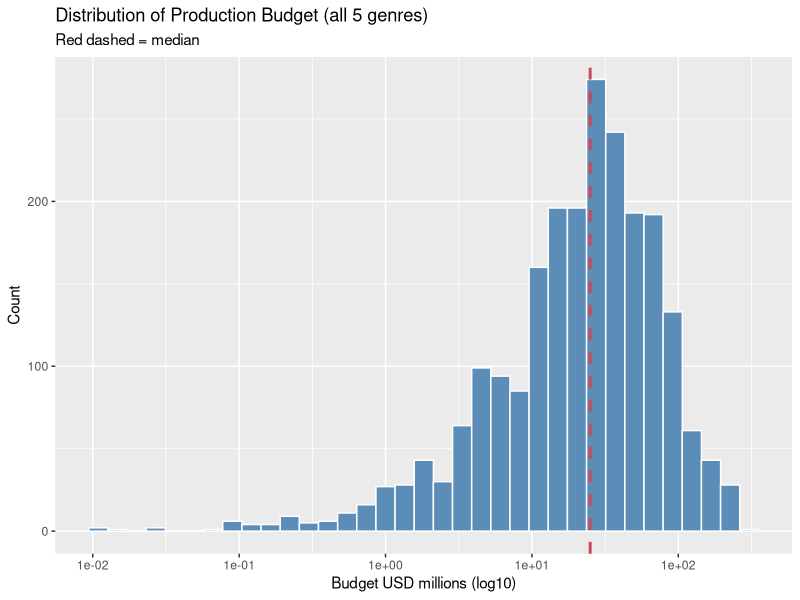
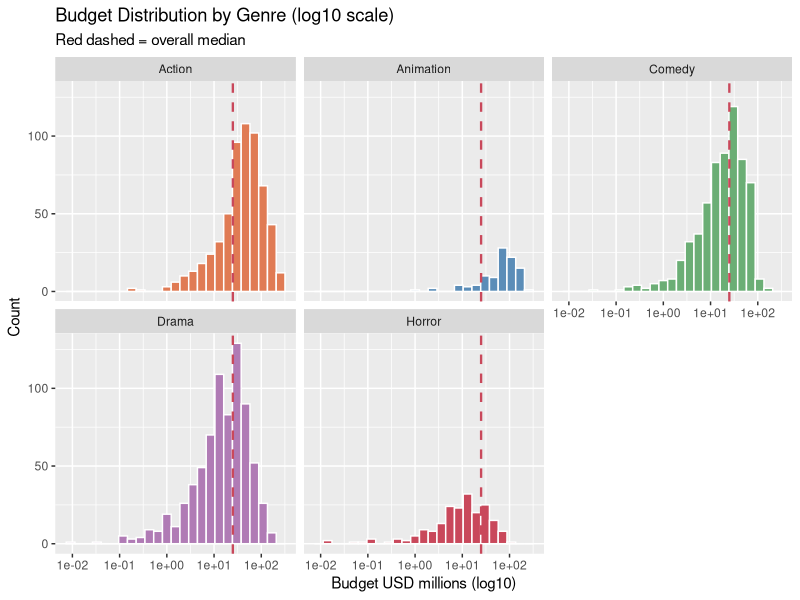
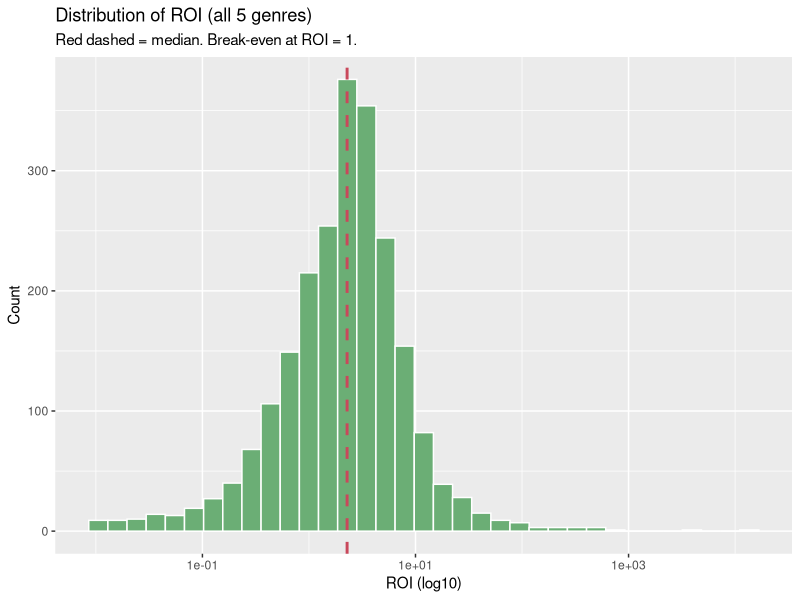
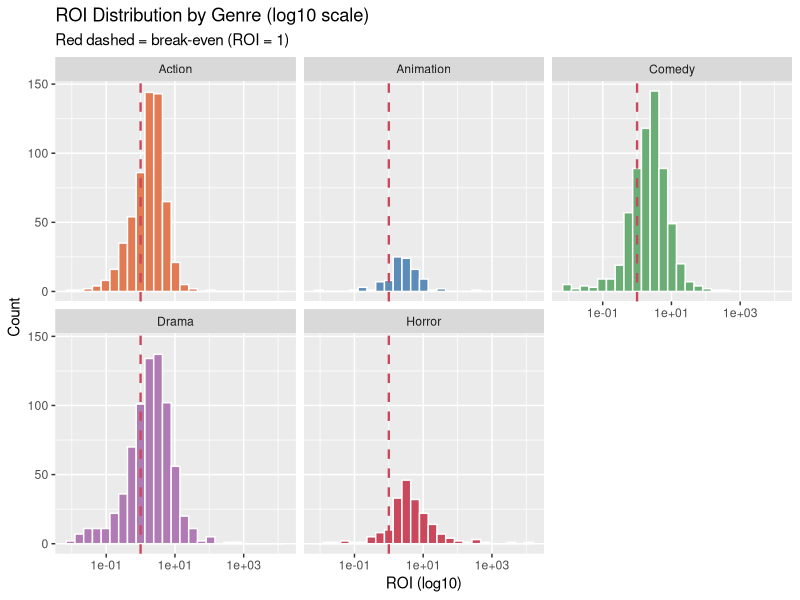
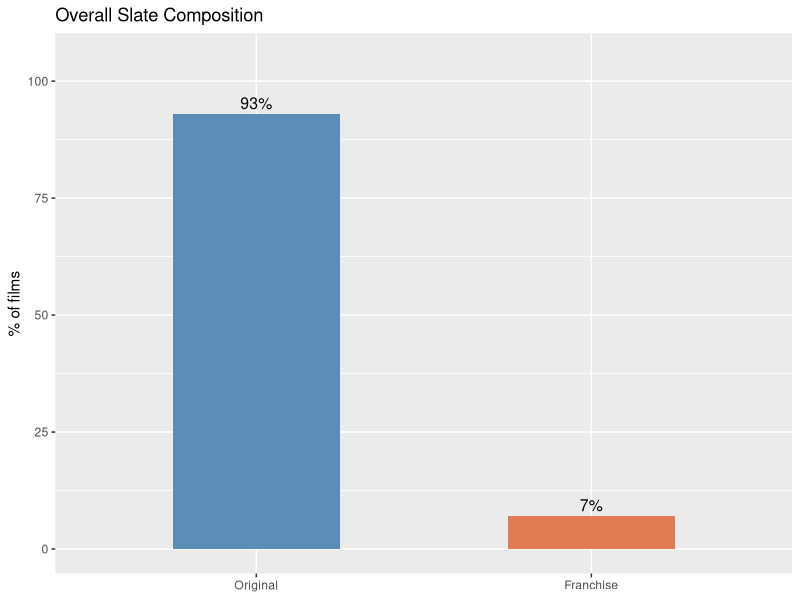
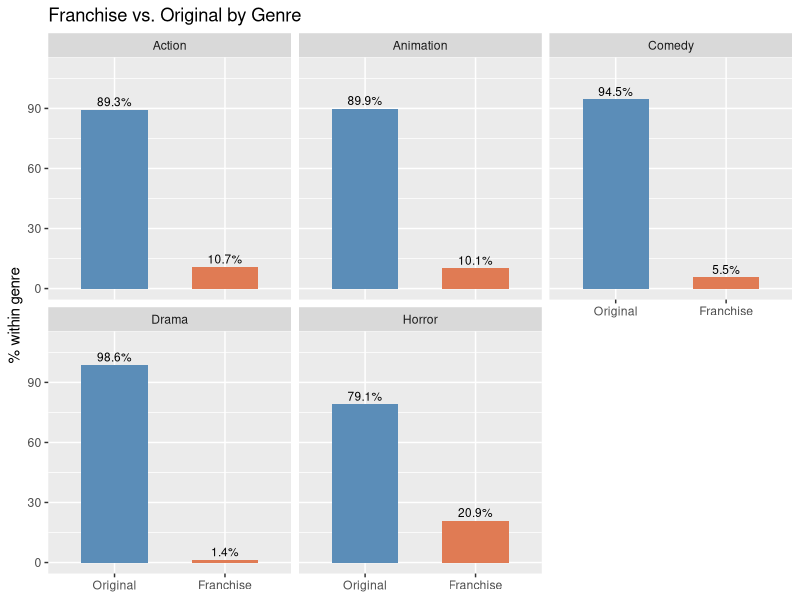
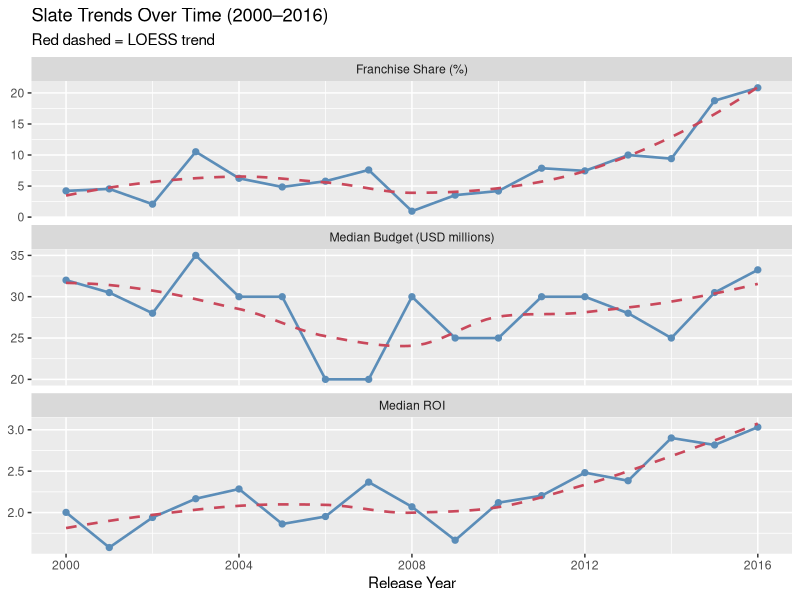

Generate these figures, in order, with R:
## ---- chunk 1
library(tidyverse)
movies <- read.csv("data/movies.csv")


target_genres <- c("Action", "Comedy", "Drama", "Horror", "Animation")

movies_5 <- movies |>
  filter(primary_genre %in% target_genres)

movies_clean <- movies_5 |>
  filter(budget >= 10000, revenue > 0) |>
  mutate(
    budget_m         = budget / 1e6,
    franchise_status = factor(franchise_status,
                               levels = c("Original", "Franchise"))
  )
## ---- chunk 2
# Budget
movies_clean |>
  summarise(
    n      = n(),
    mean   = round(mean(budget_m),           1),
    median = round(median(budget_m),         1),
    sd     = round(sd(budget_m),             1),
    Q1     = round(quantile(budget_m, 0.25), 1),
    Q3     = round(quantile(budget_m, 0.75), 1),
    max    = round(max(budget_m),            0)
  )

# ROI
movies_clean |>
  summarise(
    n      = n(),
    mean   = round(mean(roi),           2),
    median = round(median(roi),         2),
    sd     = round(sd(roi),             2),
    Q1     = round(quantile(roi, 0.25), 2),
    Q3     = round(quantile(roi, 0.75), 2),
    max    = round(max(roi),            0)
  )

# Franchise status
movies_clean |>
  count(franchise_status) |>
  mutate(pct = round(n / sum(n) * 100, 1))
## ---- chunk 3
genre_colours <- c(
  Action    = "#E07B54",
  Animation = "#5B8DB8",
  Comedy    = "#6BAE75",
  Drama     = "#B07BB5",
  Horror    = "#C9485B"
)
## ---- chunk 4
# Overall budget distribution
ggplot(movies_clean, aes(x = budget_m)) +
  geom_histogram(bins = 35, fill = "#5B8DB8", colour = "white") +
  scale_x_log10() +
  geom_vline(xintercept = median(movies_clean$budget_m),
             colour = "#C9485B", linewidth = 1, linetype = "dashed") +
  labs(
    title    = "Distribution of Production Budget (all 5 genres)",
    subtitle = "Red dashed = median",
    x        = "Budget USD millions (log10)",
    y        = "Count"
  )

# Budget by genre
ggplot(movies_clean, aes(x = budget_m, fill = primary_genre)) +
  geom_histogram(bins = 25, colour = "white") +
  scale_x_log10() +
  scale_fill_manual(values = genre_colours) +
  facet_wrap(~ primary_genre, ncol = 3) +
  geom_vline(xintercept = median(movies_clean$budget_m),
             colour = "#C9485B", linewidth = 0.8, linetype = "dashed") +
  labs(
    title    = "Budget Distribution by Genre (log10 scale)",
    subtitle = "Red dashed = overall median",
    x        = "Budget USD millions (log10)",
    y        = "Count"
  ) +
  theme(legend.position = "none")
## ---- chunk 5
# Overall ROI distribution
ggplot(movies_clean, aes(x = roi + 0.01)) +
  geom_histogram(bins = 35, fill = "#6BAE75", colour = "white") +
  scale_x_log10() +
  geom_vline(xintercept = median(movies_clean$roi) + 0.01,
             colour = "#C9485B", linewidth = 1, linetype = "dashed") +
  labs(
    title    = "Distribution of ROI (all 5 genres)",
    subtitle = "Red dashed = median. Break-even at ROI = 1.",
    x        = "ROI (log10)",
    y        = "Count"
  )

# ROI by genre
ggplot(movies_clean, aes(x = roi + 0.01, fill = primary_genre)) +
  geom_histogram(bins = 25, colour = "white") +
  scale_x_log10() +
  scale_fill_manual(values = genre_colours) +
  facet_wrap(~ primary_genre, ncol = 3) +
  geom_vline(xintercept = 1,
             colour = "#C9485B", linewidth = 0.8, linetype = "dashed") +
  labs(
    title    = "ROI Distribution by Genre (log10 scale)",
    subtitle = "Red dashed = break-even (ROI = 1)",
    x        = "ROI (log10)",
    y        = "Count"
  ) +
  theme(legend.position = "none")
## ---- chunk 6
# Overall franchise bar
movies_clean |>
  count(franchise_status) |>
  mutate(pct = n / sum(n) * 100) |>
  ggplot(aes(x = franchise_status, y = pct, fill = franchise_status)) +
  geom_col(width = 0.5) +
  geom_text(aes(label = paste0(round(pct, 1), "%")),
            vjust = -0.4, size = 4) +
  scale_fill_manual(values = c(Original = "#5B8DB8", Franchise = "#E07B54")) +
  labs(
    title = "Overall Slate Composition",
    x     = NULL,
    y     = "% of films"
  ) +
  ylim(0, 105) +
  theme(legend.position = "none")

# Franchise by genre using facet_wrap
movies_clean |>
  group_by(primary_genre, franchise_status) |>
  summarise(n = n(), .groups = "drop") |>
  group_by(primary_genre) |>
  mutate(pct = n / sum(n) * 100) |>
  ggplot(aes(x = franchise_status, y = pct, fill = franchise_status)) +
  geom_col(width = 0.6) +
  geom_text(aes(label = paste0(round(pct, 1), "%")),
            vjust = -0.4, size = 3) +
  scale_fill_manual(values = c(Original = "#5B8DB8", Franchise = "#E07B54")) +
  facet_wrap(~ primary_genre, ncol = 3) +
  labs(
    title = "Franchise vs. Original by Genre",
    x     = NULL,
    y     = "% within genre"
  ) +
  ylim(0, 110) +
  theme(legend.position = "none")
## ---- chunk 7
trend_summary <- movies_clean |>
  filter(release_year >= 2000, release_year <= 2016) |>
  group_by(release_year) |>
  summarise(
    n_films       = n(),
    median_budget = median(budget_m),
    median_roi    = median(roi),
    pct_franchise = sum(franchise_status == "Franchise") / n() * 100,
    .groups       = "drop"
  )
## ---- chunk 8
trend_summary |>
  pivot_longer(
    cols      = c(median_budget, median_roi, pct_franchise),
    names_to  = "metric",
    values_to = "value"
  ) |>
  mutate(metric = recode(metric,
    median_budget  = "Median Budget (USD millions)",
    median_roi     = "Median ROI",
    pct_franchise  = "Franchise Share (%)"
  )) |>
  ggplot(aes(x = release_year, y = value)) +
  geom_line(colour = "#5B8DB8", linewidth = 0.9) +
  geom_point(colour = "#5B8DB8", size = 1.8) +
  geom_smooth(method = "loess", se = FALSE,
              colour = "#C9485B", linewidth = 0.9, linetype = "dashed") +
  facet_wrap(~ metric, ncol = 1, scales = "free_y") +
  labs(
    title    = "Slate Trends Over Time (2000–2016)",
    subtitle = "Red dashed = LOESS trend",
    x        = "Release Year",
    y        = NULL
  ) +
  scale_x_continuous(breaks = seq(2000, 2016, 4))
